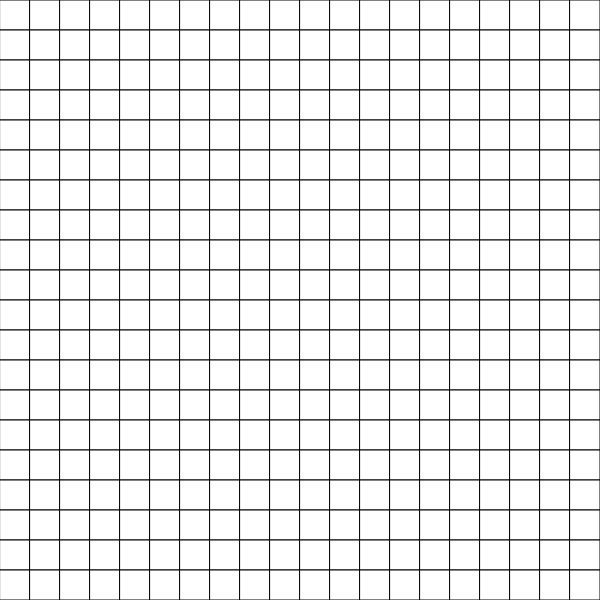
Frame 1 (no input)
Frame 60 (no input): identical to frame 1, image omitted
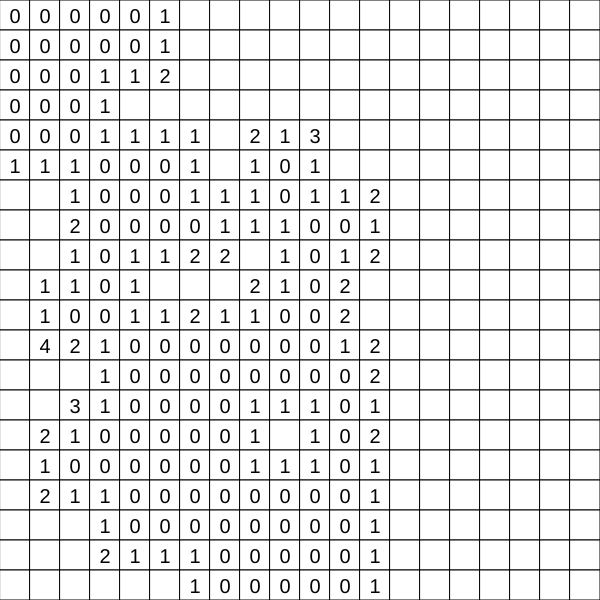
Frame 120 (the mouse pressed at the canvas centre since frame 60)

The p5.js sketch that drew these frames (run headless with seeded random() and noise() and a simulated clock; from frame 60 on, the mouse is pressed at the canvas centre):

// p5.js sketch
// ── sketch.js
let n = 20;
let WIDTH = 600;
let numberOfBombs = 40;
let w = WIDTH/n;
let h = WIDTH/n;

let board;

let plantBombs = () => {
  let count = 0;
  let row;
  let col;
  
  do{
    do{
      row = floor(random(board.length)); 
      col = floor(random(board.length));  
    }while(board[row][col].isBomb);
    
    board[row][col].isBomb = true;
    count++;
    
  }while(count < numberOfBombs);
}

let revealCell = (row, col) => {
  board[row][col].revealed = true;
  if(board[row][col].nearBombs === 0){
    for(let i = row - 1; i <= row + 1; i++){
      for(let j = col - 1; j <= col + 1; j++){
        if(i >= 0 && i < n && j >= 0 && j < n && !board[i][j].revealed){
          revealCell(i, j);
        }
      }
    }
  }
}

function setup() {
  createCanvas(WIDTH, WIDTH);
  board = new Array(n);
  for(let i = 0; i < n; i++){
    board[i] = new Array(n);
    for(let j = 0; j < n; j++){
      board[i][j] = new tile(i, j);
    }
  }
  
  plantBombs();
  
  for(let arr of board){
    for(let tile of arr){
      tile.countBombs();
    }
  }
  
  textSize(20);
  textAlign(CENTER);
}

function draw() {
  background(0);
  for(let array of board){
    for(let tile of array){
      tile.draw();
    }
  }
}

function mousePressed(event){
  let x = mouseX;
  let y = mouseY;
  let row = floor(x/w);
  let col = floor(y/h);
  
  if(x < 0 || x > WIDTH || y < 0 || y > WIDTH){
    return;
  }
  
  if(event.button == 2){
    if(board[row][col].suspectOfBomb){
      board[row][col].suspectOfBomb = false;
      board[row][col].revealed = false;
      return;
    }
    board[row][col].suspectOfBomb = true;
    board[row][col].revealed = true;
  }else{
    revealCell(row, col); 
    if(board[row][col].isBomb){
      console.log("You Lose!!");
      for(let arr of board){
        for(let tile of arr){
          tile.suspectOfBomb = false;
          tile.revealed = true;
          tile.draw();
        }
      }
      noLoop();
    }
  }
  
}


// ── tile.js
class tile{
  constructor(i, j){
    this.i = i;
    this.j = j;
    this.x = i * w;
    this.y = j * h;
    this.isBomb = false;
    this.revealed = false;
    this.nearBombs = 0;
    this.suspectOfBomb = false;
  }
  
  countBombs(){
    let row = this.i;
    let col = this.j;
    
    if(board[row][col].isBomb){
      this.nearBombs = -1;
      return;
    }
    
    let count = 0;
    for(let i = row - 1; i <= row + 1; i++){
      for(let j = col - 1; j <= col + 1; j++){
        if(i >= 0 && i < n && j >= 0 && j < n && board[i][j].isBomb){
          count++;
        }
      }
    }
    this.nearBombs = count;
  }
  
  draw(){
    rect(this.x, this.y, w, h);
    if(this.revealed){
      if(this.suspectOfBomb){
        text("B",this.x + w/2, this.y+3*h/4);
      }else{
        text(str(this.nearBombs),this.x + w/2, this.y+3*h/4);
      }
    }
  }
}
